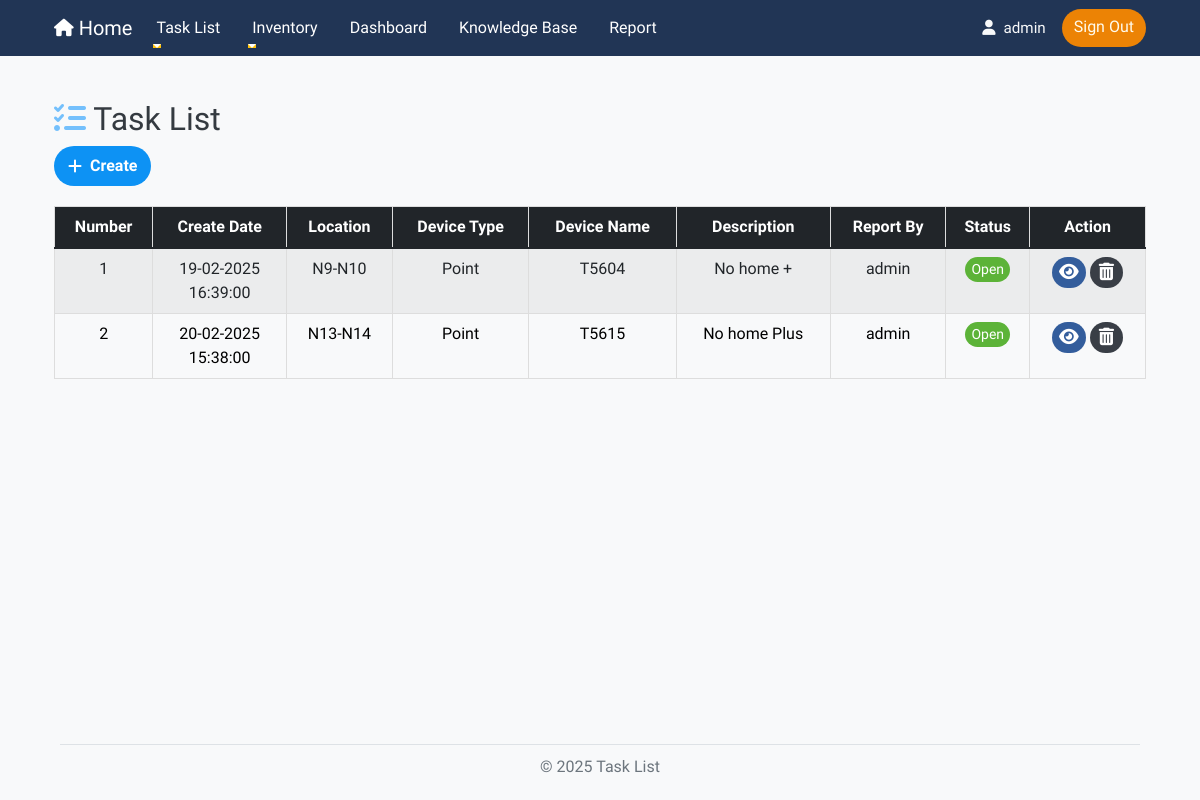
/ (signed in), run on an earlier commit of the app's database.
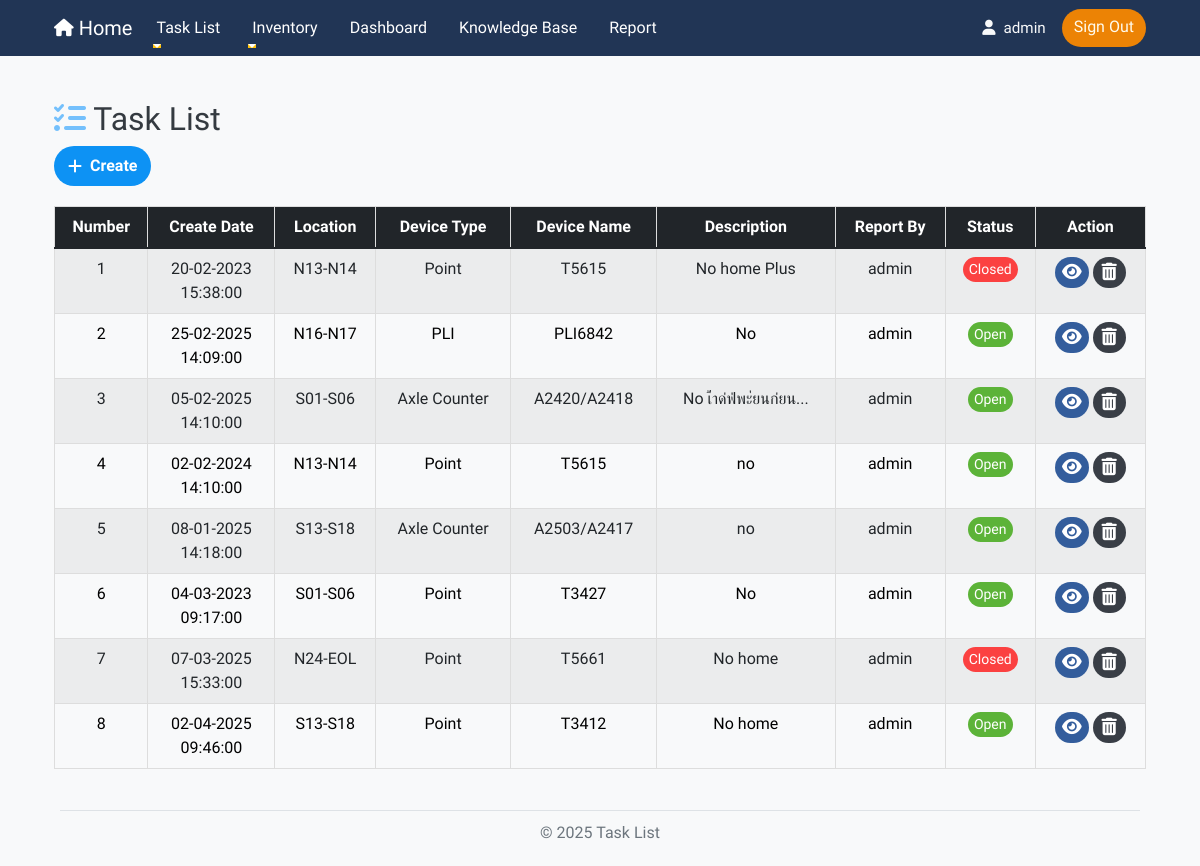
And on a later commit of the database.
### app/models/User.py (models this page shows, shortened)
class User(UserMixin, db.Model):
    id = db.Column(db.Integer, primary_key=True)
    username = db.Column(db.String(50), unique=True, nullable=False)
    password = db.Column(db.String(255), nullable=False)
    role = db.Column(db.String(20), nullable=False)

### app/models/Work.py (models this page shows, shortened)
class Work(db.Model):
    number = db.Column(db.Integer, primary_key=True, autoincrement=True)  # เลข 6 หลัก รันอัตโนมัติ
    create_date = db.Column(db.DateTime, default=now_utc)  # วันที่และเวลา สร้างอัตโนมัติ
    work_order = db.Column(db.String(50), nullable=False)          # Work Order
    line_id = db.Column(db.Integer, db.ForeignKey('line.id'), nullable=True)
    location_id = db.Column(db.Integer, db.ForeignKey('location.id'), nullable=True)
    device_type_id = db.Column(db.Integer, db.ForeignKey('device_type.id'), nullable=True)
    device_name_id = db.Column(db.Integer, db.ForeignKey('device_name.id'), nullable=True)
    description = db.Column(db.Text, nullable=False)               # รายละเอียด
    report_by = db.Column(db.String(50), nullable=False)           # ผู้รายงาน
    status = db.Column(db.String(20), nullable=False, default="open")  # สถานะ (ค่าเริ่มต้น: open)
    link = db.Column(db.String(255), nullable=True)           # URL ของไฟล์
    cause_id = db.Column(db.Integer, db.ForeignKey('cause.id'), nullable=True)  # ForeignKey เชื่อมกับ Cause
    point_casedetail_id = db.Column(db.Integer, db.ForeignKey('point_case_detail.id'), nullable=True)  # ForeignKey เชื่อมกับ PointCaseDetail
    line = db.relationship('Line', backref='works')
    location = db.relationship('Location', backref='works')
    device_type = db.relationship('DeviceType', backref='works')
    device_name = db.relationship('DeviceName', backref='works')
    cause = db.relationship('Cause', backref='works')
    point_casedetail = db.relationship('PointCaseDetail', backref='works')

### app/models/Location.py (models this page shows, shortened)
class Location(db.Model):
    id = db.Column(db.Integer, primary_key=True)
    name = db.Column(db.String(50), nullable=False)
    line_id = db.Column(db.Integer, db.ForeignKey('line.id'), nullable=False)
    line = db.relationship('Line', backref=db.backref('locations', lazy=True))

### app/models/DeviceType.py (models this page shows, shortened)
class DeviceType(db.Model):
    id = db.Column(db.Integer, primary_key=True)
    name = db.Column(db.String(50), nullable=False)
    line_id = db.Column(db.Integer, db.ForeignKey('line.id'), nullable=False)
    line = db.relationship('Line', backref=db.backref('device_types', lazy=True))

### app/models/DeviceName.py (models this page shows, shortened)
class DeviceName(db.Model):
    id = db.Column(db.Integer, primary_key=True)
    name = db.Column(db.String(100), nullable=False)
    device_type_id = db.Column(db.Integer, db.ForeignKey('device_type.id'), nullable=False)
    location_id = db.Column(db.Integer, db.ForeignKey('location.id'), nullable=False)
    device_type = db.relationship('DeviceType', backref=db.backref('device_names', lazy=True))
    location = db.relationship('Location', backref=db.backref('device_names', lazy=True))
    bound = db.Column(db.String(100), nullable=True)
    inandout = db.Column(db.String(100), nullable=True)
    serial_number = db.Column(db.String(100), nullable=True)
    ip_address = db.Column(db.String(45), nullable=True)
    mac_address = db.Column(db.String(17), nullable=True)
    channel = db.Column(db.String(50), nullable=True)
    device_role = db.Column(db.String(50), nullable=True)
    force_data = db.Column(db.String(50), nullable=True)
    vac_white = db.Column(db.String(50), nullable=True)
    current_white = db.Column(db.String(50), nullable=True)
    vac_red = db.Column(db.String(50), nullable=True)
    current_red = db.Column(db.String(50), nullable=True)
    vac_yellow = db.Column(db.String(50), nullable=True)
    current_yellow = db.Column(db.String(50), nullable=True)
    f1_f2 = db.Column(db.String(50), nullable=True)
    red_module = db.Column(db.String(50), nullable=True)
    white_module = db.Column(db.String(50), nullable=True)
    yellow_module = db.Column(db.String(50), nullable=True)

### app/main/routes.py (the view)
@main_bp.route('/')
@login_required
def index():
    works = Work.query.all()
    return render_template("index.html", works=works)

### app/main/templates/main/index.html (shortened to what this page needs)
{% import "bootstrap/wtf.html" as wtf %}
{% extends "layout.html" %}
{% block content %}
<!DOCTYPE html>
<html lang="en">
<head>
    <link rel="stylesheet" href="https://cdn.jsdelivr.net/npm/bootstrap@5.1.3/dist/css/bootstrap.min.css">
    <link rel="stylesheet" href="https://cdn.jsdelivr.net/npm/bootstrap-table/dist/bootstrap-table.min.css">
    <link rel="stylesheet" href="{{ url_for('static', filename='/style.css') }}">
</head>
<body>
<div class="container">
    <br>
    <h2><i class="fa-solid fa-list-check" style="color: #74C0FC;"></i> Task List</h2>
    <div id="toolbar">
        <a href="{{ url_for('work.create') }}" class="custom-index-btn">
            <i class="fa-solid fa-plus"></i>Create
        </a>
    </div>
    {% if works %}
    <div class="table-responsive">
        <table data-toggle="table"
            data-toolbar="#toolbar"
            data-search="true"
            data-pagination="true"
            data-page-list="[10, 25, 50, 100, all]"
            class="table table-striped table-hover">
            <thead class="table-dark">
                <tr>
                    <th data-sortable="true" data-field="number">Number</th>
                    <th data-sortable="true" data-field="create_date">Create Date</th>
                    <th data-sortable="true" data-field="location_name">Location</th>
                    <th data-sortable="true" data-field="device_type">Device Type</th>
                    <th data-sortable="true" data-field="device_name">Device Name</th>
                    <th data-sortable="true" data-field="description">Description</th>
                    <th data-sortable="true" data-field="report_by">Report By</th>
                    <th data-sortable="true" data-field="status">Status</th>
                    <th data-field="action">Action</th>
                </tr>
            </thead>
            <tbody>
                {% for work in works %}
                <tr>
                    <td>{{ loop.index }}</td>
                    <td>{{ work.create_date.strftime('%d-%m-%Y') }}<br>
                        {{ work.create_date.strftime('%H:%M:%S') }}</td>
                    <td>{{ work.location.name if work.location else '-' }}</td>
                    <td>{{ work.device_type.name if work.device_type else '-' }}</td>
                    <td>{{ work.device_name.name if work.device_name else '-' }}</td>
                    <td>
                        {% if work.description|length > 20 %}
                            <span title="{{ work.description }}" data-bs-toggle="tooltip" data-bs-placement="top">
                                {{ work.description[:20] }}...
                            </span>
                        {% else %}
                            {{ work.description }}
                        {% endif %}
                    </td>
                    <td>{{ work.report_by }}</td>
                    <td>
                        {% if work.status == 'Open' %}
                            <span class="status-open">{{ work.status }}</span>
                        {% elif work.status == 'Closed' %}
                            <span class="status-closed">{{ work.status }}</span>
                        {% else %}
                            <span class="status-other">{{ work.status }}</span>
                        {% endif %}
                    </td>
                    <td class="actions">
                        <a href="{{ url_for('work.work_detail', number=work.number) }}" class="btn custom-view-btn">
                        </a>
                        {% if current_user.role == 'admin' %}
                            <a href="#" onclick="confirmDelete('{{ loop.index }}', '{{ work.number }}')" class="btn custom-delete-btn">
                            </a>
                        {% endif %}
                    </td>
                </tr>
                {% endfor %}
            </tbody>
        </table>
    </div>
    {% endif %}
</div>
</body>
</html>
{% endblock %}

### app/templates/layout.html (shortened to what this page needs)
<!DOCTYPE html>
<html lang="en">
<head>
    <link href="https://cdn.jsdelivr.net/npm/bootstrap@5.3.3/dist/css/bootstrap.min.css" rel="stylesheet">
    <link rel="stylesheet" href="https://cdnjs.cloudflare.com/ajax/libs/font-awesome/6.0.0-beta3/css/all.min.css">
    <link rel="stylesheet" href="{{ url_for('static', filename='/style.css') }}">
	<link href="https://unpkg.com/boxicons@latest/css/boxicons.min.css" rel="stylesheet">
</head>
<body>
	<nav class="navbar navbar-expand-lg navbar-dark sticky-top" id="custom-navbar">
		<div class="container">
			<a class="navbar-brand" href="/"><i class="fa-solid fa-house fa-sm"></i> Home</a>
			<div class="collapse navbar-collapse" id="navbarNav">
				<ul class="navbar-nav me-auto">
					<li class="nav-item dropdown">
						<a class="nav-link dropdown-toggle" href="/" id="navbarDropdown" role="button" data-bs-toggle="dropdown" aria-expanded="false">
							Task List
						</a>
					</li>
					<li class="nav-item dropdown">
						<a class="nav-link dropdown-toggle" href="/" id="navbarDropdown" role="button" data-bs-toggle="dropdown" aria-expanded="false">
							Inventory
						</a>
					</li>
					<li class="nav-item">
						<a class="nav-link" href="{{ url_for('dashboard.dashboard') }}">
							Dashboard
						</a>
					</li>
					<li class="nav-item">
						<a class="nav-link" href="{{ url_for('knowledge_base.main') }}">
							Knowledge Base
						</a>
					</li>
					<li class="nav-item">
						<a class="nav-link" href="{{ url_for('report.main') }}">
							Report
						</a>
					</li>
				</ul>
				<ul class="navbar-nav ms-auto">
					{% if current_user.is_authenticated %}
						<span class="navbar-text text-light me-3 navbar-text"><i class="fa-solid fa-user"></i> {{ current_user.username }}</span>
						<a class="custom-login-btn" href="{{ url_for('auth.logout') }}">Sign Out</a>
					{% else %}
						<a class="custom-login-btn" href="{{ url_for('auth.login') }}">Sign In</a>
					{% endif %}
				</ul>
			</div>
		</div>
	</nav>
     <main id="main-content">
        {% block content %}
        {% endblock %}
    </main>
	<footer>
		<div class="footer-line"></div>
		<p class="footer-text">© 2025 Task List</p>
	</footer>
</body>
</html>

### app/static/style.css (style rules this page uses)
body { font-family: 'Ubuntu', sans-serif; background-color: #f8f9fa; color: #343a40; margin: 0; padding: 0; }
#custom-navbar { background-color: #213555; }
#custom-navbar .nav-link { color: #ffffff; }
main { flex: 1; padding: 20px; }
footer { padding: 5px 0; }
.footer-line { border-top: 1px solid #dee2e6; width: 90%; margin: 0 auto; }
.footer-text { text-align: center; margin-top: 10px; color: #6c757d; }
.navbar-text { display: flex; align-items: center; margin-right: 1rem; font-weight: 500; font-size: 0.95rem; }
.navbar-text i { margin-right: 8px; }
.custom-login-btn { background-color: #EC8305; color: #FFFAEC; border: none; padding: 6px 12px; border-radius: 1.25rem; text-align: center; text-decoration: none; display: inline-block; font-size: 16px; font-weight: 500; }
.custom-index-btn { display: inline-flex; align-items: center; padding: 8px 14px; background-color: #0D92F4; color: #fff; font-size: 16px; font-weight: bold; text-align: center; border-radius: 1.25rem; text-decoration: none; transition: background-color 0.3s ease, transform 0.2s ease; }
.custom-index-btn i { font-size: 16px; margin-right: 8px; vertical-align: middle; }
.custom-view-btn { display: inline-flex; align-items: center; padding: 14px 6px; background-color: #335d9c; color: #ffffff; font-size: 14px; text-align: center; border-radius: 1.25rem; text-decoration: none; transition: background-color 0.3s ease, transform 0.2s ease; }
.custom-delete-btn { display: inline-flex; align-items: center; padding: 14px 8px; background-color: #393E46; color: #ffffff; font-size: 14px; text-align: center; border-radius: 1.25rem; text-decoration: none; transition: background-color 0.3s ease, transform 0.2s ease; }
.status-open { display: inline-flex; align-items: center; padding: 2px 6px; background-color: #5CB338; color: #ffffff; font-size: 14px; text-align: center; border-radius: 1.25rem; text-decoration: none; transition: background-color 0.3s ease, transform 0.2s ease; }
.status-closed { display: inline-flex; align-items: center; padding: 2px 6px; background-color: #FB4141; color: #ffffff; font-size: 14px; text-align: center; border-radius: 1.25rem; text-decoration: none; transition: background-color 0.3s ease, transform 0.2s ease; }
table { width: 100%; margin: 20px auto; max-width: 100%; border-collapse: collapse; }
th, td { border: 1px solid #ddd; padding: 8px; text-align: center; }
th { background-color: #f4f4f4; }
html, body { height: 100%; margin: 0; }
.navbar-nav .nav-link { position: relative; transition: color 0.3s ease; margin-right: 1rem; }
.navbar-nav .nav-link::after { content: ''; position: absolute; bottom: 0; left: 0; height: 2px; width: 0%; background-color: #ffc107; transition: width 0.3s ease; }
html { scroll-behavior: smooth; }

### app/templates/layout.html (style rules this page uses)
body { display: flex; flex-direction: column; min-height: 100vh; }
main { flex-grow: 1; padding: 20px; opacity: 0; }
footer { flex-shrink: 0; }
.fade-in { animation: fadeIn 0.5s ease-in-out forwards; }
.navbar-nav .nav-link { padding-left: 12px; padding-right: 12px; }

What changed in the data, as far as the page shows it:
removed Work: create_date "19-02-2025", create_date "16:39:00", location "N9-N10", device_type "Point", device_name "T5604", description "No home +", report_by "admin", status "Open"
changed Work "No home Plus": create_date "20-02-2025" → "20-02-2023"; status "Open" → "Closed"
added Work: create_date "25-02-2025", create_date "14:09:00", location "N16-N17", device_type "PLI", device_name "PLI6842", description "No", report_by "admin", status "Open"
added Work: create_date "05-02-2025", create_date "14:10:00", location "S01-S06", device_type "Axle Counter", device_name "A2420/A2418", description "No เ่้าด่ฟ่พะ่ยนก่ยน", report_by "admin", status "Open"
added Work: create_date "02-02-2024", create_date "14:10:00", location "N13-N14", device_type "Point", device_name "T5615", description "no", report_by "admin", status "Open"
added Work: create_date "08-01-2025", create_date "14:18:00", location "S13-S18", device_type "Axle Counter", device_name "A2503/A2417", description "no", report_by "admin", status "Open"
added Work: create_date "04-03-2023", create_date "09:17:00", location "S01-S06", device_type "Point", device_name "T3427", description "No", report_by "admin", status "Open"
added Work: create_date "07-03-2025", create_date "15:33:00", location "N24-EOL", device_type "Point", device_name "T5661", description "No home", report_by "admin", status "Closed"
added Work: create_date "02-04-2025", create_date "09:46:00", location "S13-S18", device_type "Point", device_name "T3412", description "No home", report_by "admin", status "Open"
